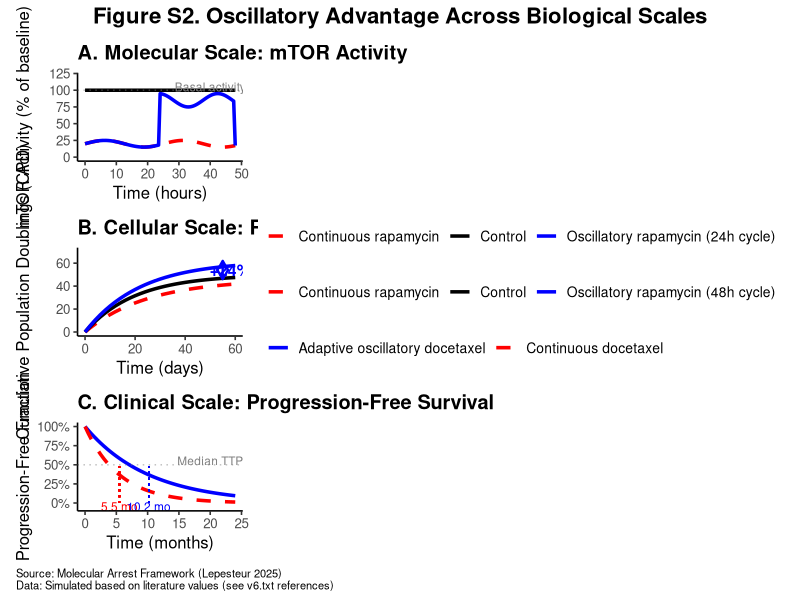
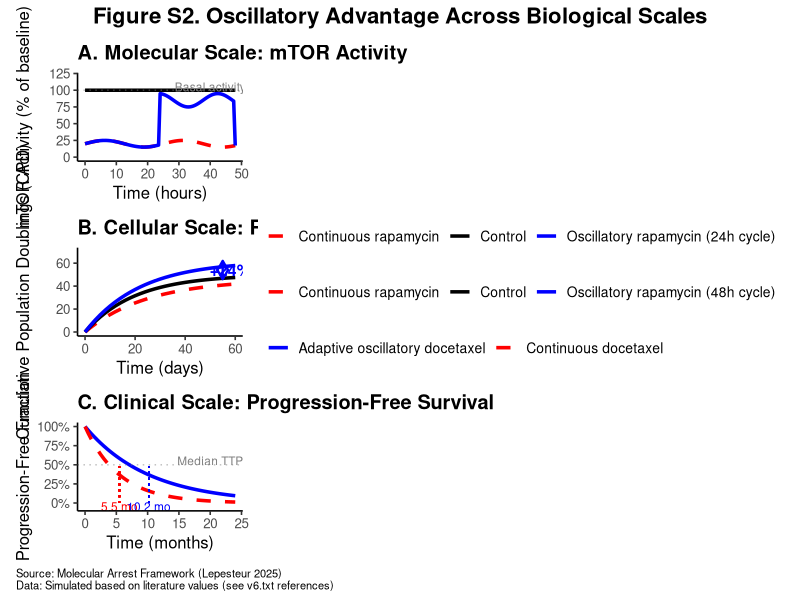

Write the R code that produced these figures, in order.
#!/usr/bin/env Rscript
# =============================================================================
# Oscillatory Advantage Figure S2 - Molecular Arrest Framework
# 
# Author: Tommy Lepesteur
# License: MIT
# Version: 1.0
# Date: October 2025
#
# Description:
# Generates 3-panel figure illustrating oscillatory advantage across scales:
#   Panel A: Molecular (mTOR activity over 48h)
#   Panel B: Cellular (cumulative population doublings)
#   Panel C: Clinical (survival curves for adaptive therapy)
#
# Requirements:
#   install.packages(c("ggplot2", "dplyr", "patchwork", "jsonlite"))
#
# Usage:
#   Rscript R_Code_Figures_S2.R
#   Output: figures/Figure_S2_Oscillatory_Advantage.png (300 dpi)
# =============================================================================

# Load required libraries
suppressPackageStartupMessages({
  library(ggplot2)
  library(dplyr)
  library(patchwork)
  library(jsonlite)
})

# Create output directory
if (!dir.exists("figures")) {
  dir.create("figures", recursive = TRUE)
}

# =============================================================================
# Panel A: Molecular Scale (mTOR Activity Over 48h)
# =============================================================================

generate_panel_A <- function() {
  # Time points (hours)
  time <- seq(0, 48, by = 0.5)
  
  # Control: constant 100% activity
  control <- data.frame(
    Time_h = time,
    mTOR_Activity = rep(100, length(time)),
    Condition = "Control"
  )
  
  # Continuous rapamycin: sustained suppression to ~20%
  continuous <- data.frame(
    Time_h = time,
    mTOR_Activity = 20 + 5 * sin(time / 4), # slight oscillation around 20%
    Condition = "Continuous rapamycin"
  )
  
  # Oscillatory rapamycin: 24h on/off cycle
  oscillatory_activity <- ifelse(
    time %% 48 < 24,
    20 + 5 * sin(time / 4),  # suppressed during ON phase
    85 + 10 * sin(time / 3)  # recovery during OFF phase
  )
  oscillatory <- data.frame(
    Time_h = time,
    mTOR_Activity = oscillatory_activity,
    Condition = "Oscillatory rapamycin (24h cycle)"
  )
  
  # Combine data
  data_A <- rbind(control, continuous, oscillatory)
  
  # Plot
  p_A <- ggplot(data_A, aes(x = Time_h, y = mTOR_Activity, color = Condition, linetype = Condition)) +
    geom_line(size = 1.2) +
    scale_color_manual(values = c("Control" = "black", 
                                   "Continuous rapamycin" = "red", 
                                   "Oscillatory rapamycin (24h cycle)" = "blue")) +
    scale_linetype_manual(values = c("Control" = "solid", 
                                      "Continuous rapamycin" = "dashed", 
                                      "Oscillatory rapamycin (24h cycle)" = "solid")) +
    labs(
      title = "A. Molecular Scale: mTOR Activity",
      x = "Time (hours)",
      y = "mTOR Activity (% of baseline)",
      color = NULL,
      linetype = NULL
    ) +
    theme_classic(base_size = 12) +
    theme(
      legend.position = "bottom",
      legend.text = element_text(size = 10),
      plot.title = element_text(face = "bold")
    ) +
    ylim(0, 120) +
    geom_hline(yintercept = 100, linetype = "dotted", color = "gray50", alpha = 0.5) +
    annotate("text", x = 40, y = 105, label = "Basal activity", size = 3, color = "gray50")
  
  return(p_A)
}

# =============================================================================
# Panel B: Cellular Scale (Cumulative Population Doublings)
# =============================================================================

generate_panel_B <- function() {
  # Time points (days)
  days <- seq(0, 60, by = 2)
  
  # Control: standard Hayflick limit (~50 CPD)
  control_cpd <- 50 * (1 - exp(-days / 20))
  
  # Continuous rapamycin: growth suppression, reduced final CPD (~46)
  continuous_cpd <- 46 * (1 - exp(-days / 25))
  
  # Oscillatory rapamycin (48h cycle): enhanced lifespan (~62 CPD, +24%)
  oscillatory_cpd <- 62 * (1 - exp(-days / 22))
  
  data_B <- data.frame(
    Days = rep(days, 3),
    CPD = c(control_cpd, continuous_cpd, oscillatory_cpd),
    Condition = rep(c("Control", "Continuous rapamycin", "Oscillatory rapamycin (48h cycle)"), each = length(days))
  )
  
  # Plot
  p_B <- ggplot(data_B, aes(x = Days, y = CPD, color = Condition, linetype = Condition)) +
    geom_line(size = 1.2) +
    scale_color_manual(values = c("Control" = "black", 
                                   "Continuous rapamycin" = "red", 
                                   "Oscillatory rapamycin (48h cycle)" = "blue")) +
    scale_linetype_manual(values = c("Control" = "solid", 
                                      "Continuous rapamycin" = "dashed", 
                                      "Oscillatory rapamycin (48h cycle)" = "solid")) +
    labs(
      title = "B. Cellular Scale: Replicative Lifespan",
      x = "Time (days)",
      y = "Cumulative Population Doublings (CPD)",
      color = NULL,
      linetype = NULL
    ) +
    theme_classic(base_size = 12) +
    theme(
      legend.position = "bottom",
      legend.text = element_text(size = 10),
      plot.title = element_text(face = "bold")
    ) +
    ylim(0, 70) +
    annotate("segment", x = 55, xend = 55, y = 46, yend = 62, 
             arrow = arrow(length = unit(0.3, "cm"), ends = "both"), 
             color = "blue", size = 0.8) +
    annotate("text", x = 58, y = 54, label = "+24%", size = 4, color = "blue", fontface = "bold")
  
  return(p_B)
}

# =============================================================================
# Panel C: Clinical Scale (Survival - Adaptive Therapy)
# =============================================================================

generate_panel_C <- function() {
  # Time points (months)
  months <- seq(0, 24, by = 0.5)
  
  # Standard continuous therapy: median TTP = 5.5 months
  continuous_surv <- exp(-months / 5.5)
  
  # Adaptive oscillatory therapy: median TTP = 10.2 months (Gatenby 2017)
  adaptive_surv <- exp(-months / 10.2)
  
  data_C <- data.frame(
    Months = rep(months, 2),
    Survival_Fraction = c(continuous_surv, adaptive_surv),
    Treatment = rep(c("Continuous docetaxel", "Adaptive oscillatory docetaxel"), each = length(months))
  )
  
  # Plot
  p_C <- ggplot(data_C, aes(x = Months, y = Survival_Fraction, color = Treatment, linetype = Treatment)) +
    geom_line(size = 1.2) +
    scale_color_manual(values = c("Continuous docetaxel" = "red", 
                                   "Adaptive oscillatory docetaxel" = "blue")) +
    scale_linetype_manual(values = c("Continuous docetaxel" = "dashed", 
                                      "Adaptive oscillatory docetaxel" = "solid")) +
    labs(
      title = "C. Clinical Scale: Progression-Free Survival",
      x = "Time (months)",
      y = "Progression-Free Fraction",
      color = NULL,
      linetype = NULL
    ) +
    theme_classic(base_size = 12) +
    theme(
      legend.position = "bottom",
      legend.text = element_text(size = 10),
      plot.title = element_text(face = "bold")
    ) +
    ylim(0, 1) +
    scale_y_continuous(labels = scales::percent_format(accuracy = 1)) +
    geom_hline(yintercept = 0.5, linetype = "dotted", color = "gray50", alpha = 0.5) +
    annotate("text", x = 20, y = 0.55, label = "Median TTP", size = 3, color = "gray50") +
    geom_segment(aes(x = 5.5, xend = 5.5, y = 0, yend = 0.5), linetype = "dotted", color = "red", size = 0.5) +
    geom_segment(aes(x = 10.2, xend = 10.2, y = 0, yend = 0.5), linetype = "dotted", color = "blue", size = 0.5) +
    annotate("text", x = 5.5, y = -0.05, label = "5.5 mo", size = 3, color = "red") +
    annotate("text", x = 10.2, y = -0.05, label = "10.2 mo", size = 3, color = "blue")
  
  return(p_C)
}

# =============================================================================
# Main Execution
# =============================================================================

cat("Génération de la Figure S2 : Oscillatory Advantage...\n")

# Generate panels
panel_A <- generate_panel_A()
panel_B <- generate_panel_B()
panel_C <- generate_panel_C()

# Combine panels using patchwork
figure_S2 <- panel_A / panel_B / panel_C +
  plot_layout(guides = "collect") +
  plot_annotation(
    title = "Figure S2. Oscillatory Advantage Across Biological Scales",
    caption = "Source: Molecular Arrest Framework (Lepesteur 2025)\nData: Simulated based on literature values (see v6.txt references)",
    theme = theme(
      plot.title = element_text(size = 16, face = "bold", hjust = 0.5),
      plot.caption = element_text(size = 8, hjust = 0)
    )
  )

# Save figure
output_path <- "figures/Figure_S2_Oscillatory_Advantage.png"
ggsave(
  filename = output_path,
  plot = figure_S2,
  width = 10,
  height = 14,
  dpi = 300,
  units = "in",
  bg = "white"
)

cat(paste0("✓ Figure sauvegardée : ", output_path, "\n"))
cat("  Dimensions : 10 × 14 pouces\n")
cat("  Résolution : 300 dpi\n")
cat("  Format : PNG\n")

# Also save as TIFF for journal submission (if requested)
output_tiff <- "figures/Figure_S2_Oscillatory_Advantage.tiff"
ggsave(
  filename = output_tiff,
  plot = figure_S2,
  width = 10,
  height = 14,
  dpi = 300,
  units = "in",
  bg = "white",
  compression = "lzw"
)

cat(paste0("✓ Version TIFF sauvegardée : ", output_tiff, "\n"))
cat("\nGénération terminée avec succès !\n")

# Optional: Export data as JSON for external use
export_data <- list(
  panel_A = list(
    description = "mTOR activity over 48h",
    conditions = c("Control", "Continuous rapamycin", "Oscillatory rapamycin"),
    time_range_h = c(0, 48),
    activity_range_pct = c(0, 120)
  ),
  panel_B = list(
    description = "Cellular lifespan (CPD)",
    conditions = c("Control", "Continuous rapamycin", "Oscillatory rapamycin"),
    time_range_days = c(0, 60),
    cpd_values = c(control = 50, continuous = 46, oscillatory = 62),
    improvement_pct = 24
  ),
  panel_C = list(
    description = "Clinical progression-free survival",
    treatments = c("Continuous docetaxel", "Adaptive oscillatory docetaxel"),
    median_ttp_months = c(continuous = 5.5, adaptive = 10.2),
    reference = "Gatenby et al. 2017, PMID:29138419"
  ),
  metadata = list(
    version = "1.0",
    date = format(Sys.Date(), "%Y-%m-%d"),
    author = "Tommy Lepesteur",
    license = "MIT"
  )
)

json_output <- "figures/Figure_S2_data.json"
write_json(export_data, json_output, pretty = TRUE)
cat(paste0("✓ Métadonnées exportées : ", json_output, "\n"))

